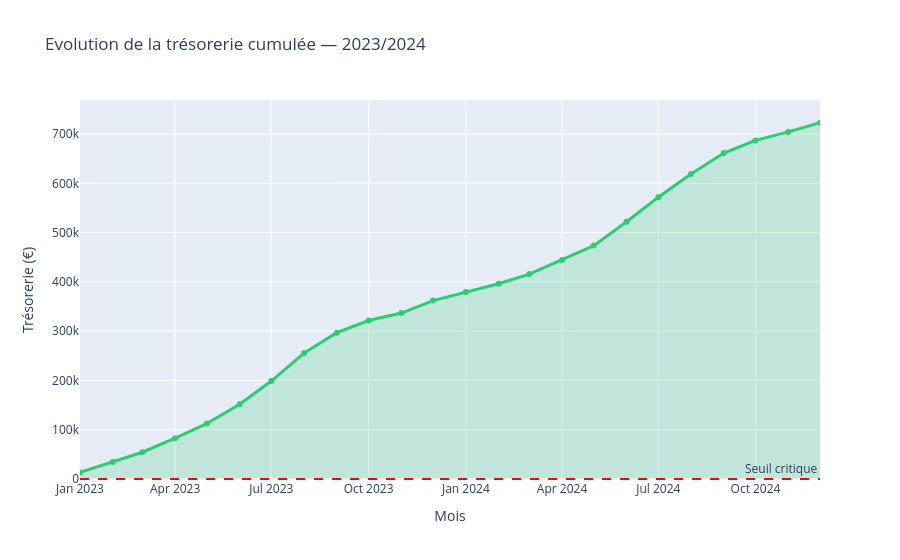
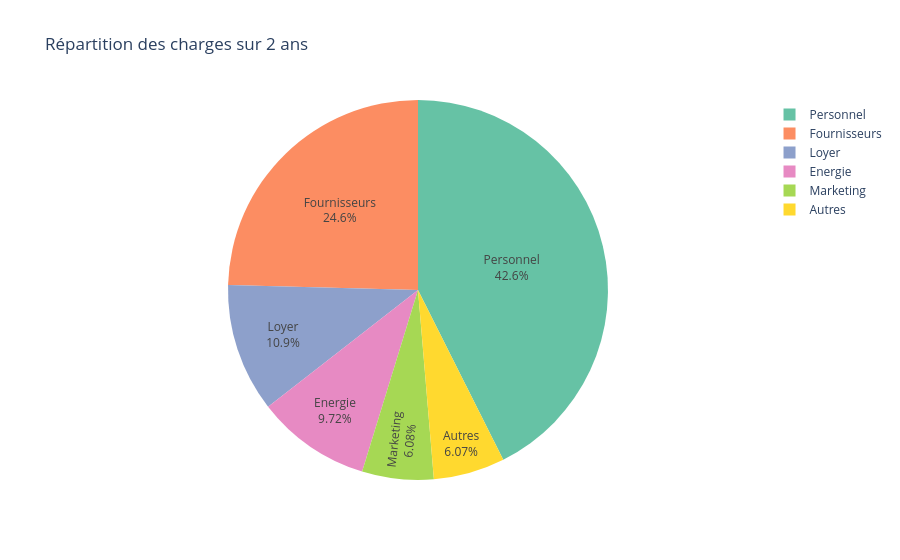

These figures' notebook cell, in order:
### Code cell
# Visualisation 2 — Trésorerie cumulée
fig2 = go.Figure()

fig2.add_trace(go.Scatter(
    x=df['date'],
    y=df['tresorerie'],
    mode='lines+markers',
    name='Trésorerie cumulée',
    line=dict(color='#2ECC71', width=3),
    fill='tozeroy',
    fillcolor='rgba(46, 204, 113, 0.2)'
))

fig2.add_hline(
    y=0, 
    line_dash="dash", 
    line_color="red",
    annotation_text="Seuil critique"
)

fig2.update_layout(
    title="Evolution de la trésorerie cumulée — 2023/2024",
    xaxis_title="Mois",
    yaxis_title="Trésorerie (€)",
)
fig2.show()

# Visualisation 3 — Répartition des charges
charges_cols = ['charges_personnel', 'charges_fournisseurs', 
                'charges_energie', 'charges_marketing',
                'charges_loyer', 'charges_autres']

charges_total = df[charges_cols].sum()
charges_labels = ['Personnel', 'Fournisseurs', 'Energie', 
                  'Marketing', 'Loyer', 'Autres']

fig3 = px.pie(
    values=charges_total.values,
    names=charges_labels,
    title='Répartition des charges sur 2 ans',
    color_discrete_sequence=px.colors.qualitative.Set2
)
fig3.update_traces(textposition='inside', textinfo='percent+label')
fig3.show()

### Figure 1 — Plotly figure (JSON) as saved in the notebook; plotly's stock layout.template omitted (floating-point values rounded to 4 significant figures)
{"data": [{"fill": "tozeroy", "fillcolor": "rgba(46, 204, 113, 0.2)", "line": {"color": "#2ECC71", "width": 3}, "mode": "lines+markers", "name": "Trésorerie cumulée", "type": "scatter", "x": ["2023-01", "2023-02", "2023-03", "2023-04", "2023-05", "2023-06", "2023-07", "2023-08", "2023-09", "2023-10", "2023-11", "2023-12", "2024-01", "2024-02", "2024-03", "2024-04", "2024-05", "2024-06", "2024-07", "2024-08", "2024-09", "2024-10", "2024-11", "2024-12"], "y": [13330.0, 34240.0, 54270.0, 82780.0, 112400.0, 151600.0, 198700.0, 255500.0, 296900.0, 321600.0, 336700.0, 362100.0, 379500.0, 396100.0, 415800.0, 444300.0, 473500.0, 522000.0, 571500.0, 619000.0, 661300.0, 687100.0, 704300.0, 722900.0]}], "layout": {"annotations": [{"showarrow": false, "text": "Seuil critique", "x": 1, "xanchor": "right", "xref": "x domain", "y": 0, "yanchor": "bottom", "yref": "y"}], "shapes": [{"line": {"color": "red", "dash": "dash"}, "type": "line", "x0": 0, "x1": 1, "xref": "x domain", "y0": 0, "y1": 0, "yref": "y"}], "title": {"text": "Evolution de la trésorerie cumulée — 2023/2024"}, "xaxis": {"title": {"text": "Mois"}}, "yaxis": {"title": {"text": "Trésorerie (€)"}}}}

### Figure 2 — Plotly figure (JSON) as saved in the notebook; plotly's stock layout.template omitted (floating-point values rounded to 4 significant figures)
{"data": [{"domain": {"x": [0, 1], "y": [0, 1]}, "hovertemplate": "label=%{label}<br>value=%{value}<extra></extra>", "labels": ["Personnel", "Fournisseurs", "Energie", "Marketing", "Loyer", "Autres"], "legendgroup": "", "name": "", "showlegend": true, "textinfo": "percent+label", "textposition": "inside", "type": "pie", "values": [1401000.0, 808500.0, 319700.0, 200100.0, 360000.0, 199800.0]}], "layout": {"legend": {"tracegroupgap": 0}, "piecolorway": ["rgb(102,194,165)", "rgb(252,141,98)", "rgb(141,160,203)", "rgb(231,138,195)", "rgb(166,216,84)", "rgb(255,217,47)", "rgb(229,196,148)", "rgb(179,179,179)"], "title": {"text": "Répartition des charges sur 2 ans"}}}
